Frame 1 (no input): blank canvas, image omitted
Frame 60 (the mouse pressed at the canvas centre just before this capture): blank canvas, image omitted
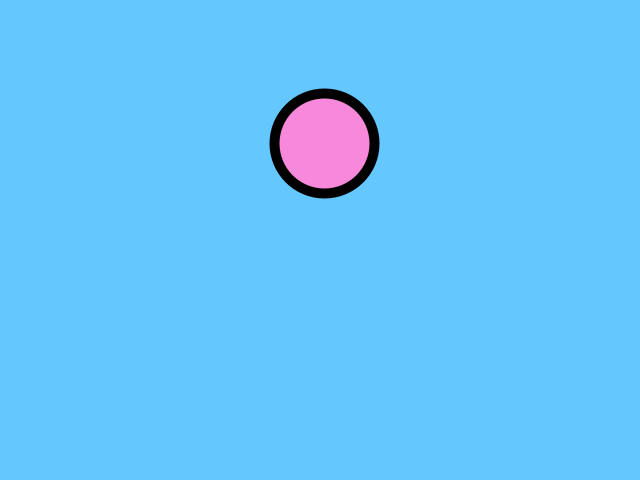
Frame 120 (the mouse held since frame 60 and released just before this capture)

The Processing sketch whose frames 1 and 60 were blank and that drew this single picture after the mouse press (run headless with seeded random() and noise(); from frame 60 on, the mouse is pressed at the canvas centre):

// Processing sketch: globos
// ── globos.pde
class Globo
{
  color c;
  float x, y,vx,vy;
  Globo (float _x, float _y)
  {
   x=_x;
   y=_y; 
   vx=random(-0.25,0.25);
   vy=random(-2,-0.5);
   c = color(random(100,255),
             random(100,255),
             random(0,255));
  }

  void update()
  {
    y+=vy;
    x+=vx;
  }

  void dibujate()
  {
      fill(c);
      strokeWeight(10);
      ellipse(x,y,100,100);
  }
  
}

ArrayList<Globo> globos;


void setup()
{
  size(640,480);
  globos = new ArrayList<Globo>();  
}

void draw()
{
  background(100,200,255);
  for(int i=0;i<globos.size();i++)
  {
    globos.get(i).update();
    globos.get(i).dibujate();
  }
}

void mousePressed()
{
  globos.add(new Globo(mouseX,mouseY));
}
